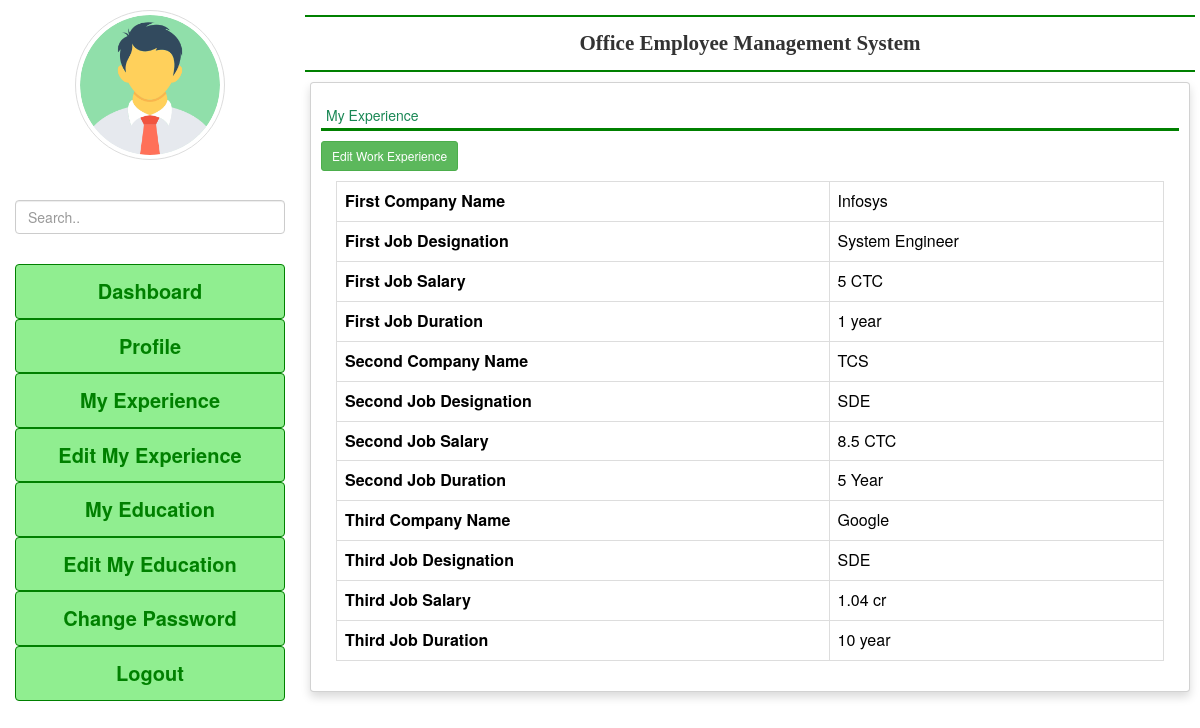
The app's page /my_experience (signed in) with its own data.
### emp_app/models.py (models this page shows, shortened)
class EmployeeExperience(models.Model):
    user=models.ForeignKey(User, on_delete=models.CASCADE)
    company1name=models.CharField(max_length=100,null=True)
    company1desig=models.CharField(max_length=100,null=True)
    company1salary=models.CharField(max_length=100,null=True)
    company1duration=models.CharField(max_length=100,null=True)
    company2name=models.CharField(max_length=100,null=True)
    company2desig=models.CharField(max_length=100,null=True)
    company2salary=models.CharField(max_length=100,null=True)
    company2duration=models.CharField(max_length=100,null=True)
    company3name=models.CharField(max_length=100,null=True)
    company3desig=models.CharField(max_length=100,null=True)
    company3salary=models.CharField(max_length=100,null=True)
    company3duration=models.CharField(max_length=100,null=True)

### emp_app/views.py (the view)
# urls.py: path('my_experience',views.my_experience,name='my_experience'),
def my_experience(request):
    if not request.user.is_authenticated:
        return redirect('emp_login')
    user=request.user
    experience=EmployeeExperience.objects.get(user=user)
    return render(request,'my_experience.html',locals())

### templates/my_experience.html (shortened to what this page needs)
{%  extends 'emp_base.html' %}
{%block main%}
<div class="card shadow m-2">
    <div class="card-body">
        <h5 class="p-2 text-success" style="border-bottom: 3px solid green  ">My Experience</h5>
        <a href="{% url 'edit_experience' %}" class="btn btn-success float-right btn-sm"> Edit Work Experience</a>
        <div class="container-fluid">
            <table class="table table-bordered">
                <tr>
                    <th> First Company Name</th>
                <td>{{experience.company1name}}</td>
                </tr>
                <tr>
                    <th> First Job Designation</th>
                <td>{{experience.company1desig}}</td>
                </tr>
                <tr>
                    <th> First Job Salary</th>
                <td>{{experience.company1salary}}</td>
                </tr>
                <tr>
                    <th> First Job Duration </th>
                <td>{{experience.company1duration}}</td>
                </tr>
                <tr>
                    <th> Second Company Name</th>
                <td>{{experience.company2name}}</td>
                </tr>
                <tr>
                    <th> Second Job Designation</th>
                <td>{{experience.company2desig}}</td>
                </tr>
                <tr>
                    <th> Second Job Salary</th>
                <td>{{experience.company2salary}}</td>
                </tr>
                <tr>
                    <th> Second Job Duration </th>
                <td>{{experience.company2duration}}</td>
                </tr>
                <tr>
                    <th> Third Company Name</th>
                <td>{{experience.company3name}}</td>
                </tr>
                <tr>
                    <th> Third Job Designation</th>
                <td>{{experience.company3desig}}</td>
                </tr>
                <tr>
                    <th> Third Job Salary</th>
                <td>{{experience.company3salary}}</td>
                </tr>
                <tr>
                    <th> Third Job Duration </th>
                <td>{{experience.company3duration}}</td>
                </tr>
            </table>
        </div>
    </div>
</div>
{% endblock %}

### records on screen
EmployeeExperience: company1name "Infosys", company1desig "System Engineer", company1salary "5 CTC", company1duration "1 year", company2name "TCS", company2desig "SDE", company2salary "8.5 CTC", company2duration "5 Year", company3name "Google", company3desig "SDE", company3salary "1.04 cr", company3duration "10 year"
